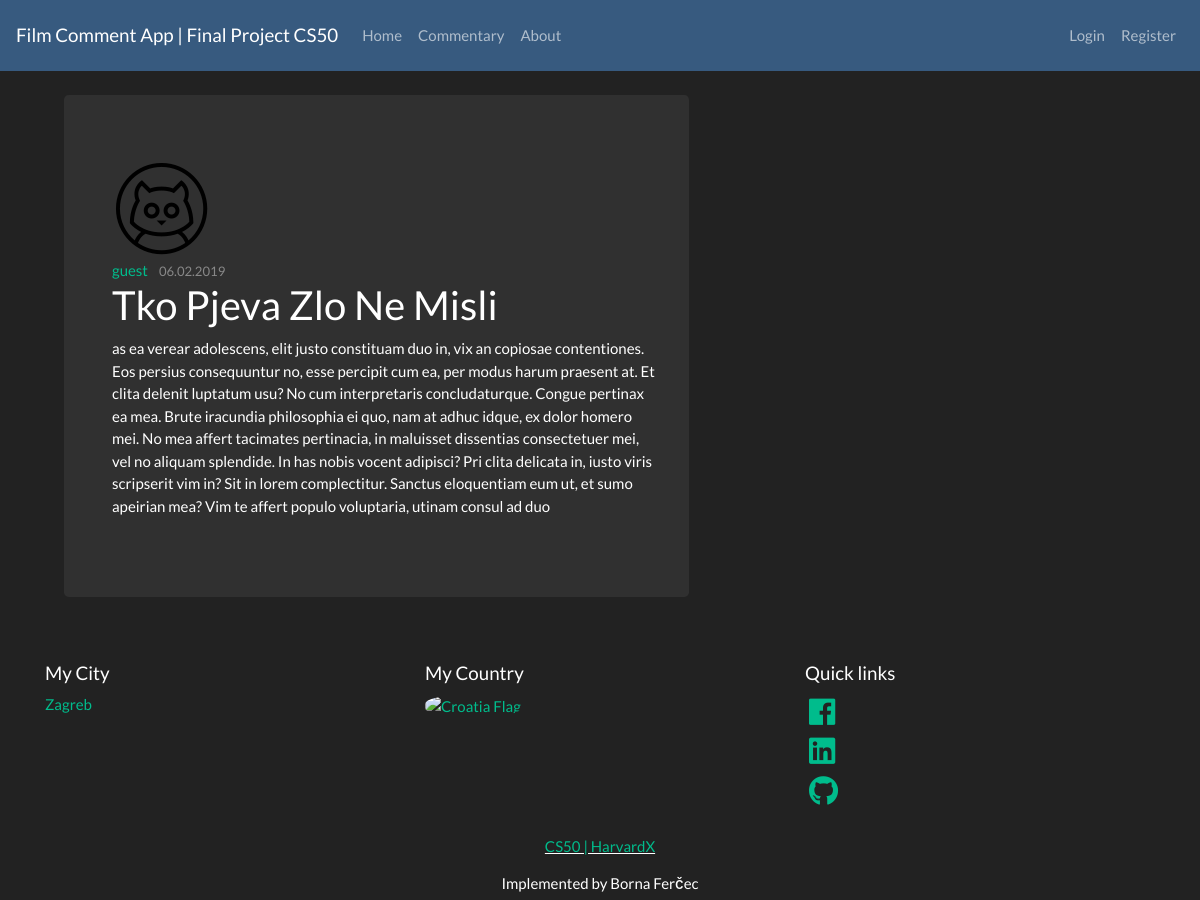
Screenshot of /post/2 with the database file from the repository.
### final_project/models.py (models this page shows, shortened)
class User(db.Model, UserMixin):
    id = db.Column(db.Integer, primary_key=True)
    username = db.Column(db.String(20), unique=True, nullable=False)
    email = db.Column(db.String(120), unique=True, nullable=False)
    image_file = db.Column(db.String(20), nullable=False, default='default.png')
    password = db.Column(db.String(60), nullable=False)
    posts = db.relationship('Post', backref='author', lazy=True)

class Post(db.Model):
    id = db.Column(db.Integer, primary_key=True)
    title = db.Column(db.String(100), nullable=False)
    date_posted = db.Column(db.DateTime, nullable=False, default=datetime.utcnow())
    content = db.Column(db.Text, nullable=False)
    user_id = db.Column(db.Integer, db.ForeignKey('user.id'), nullable=False)

### final_project/routes.py (the view)
@app.route("/post/<int:post_id>")
def post(post_id):
    post = Post.query.get_or_404(post_id)
    return render_template('post.html', title=post.title, post=post)

### final_project/templates/post.html (shortened to what this page needs)
{% extends "index.html" %}
{% block content %}
<div class="content-section col-md-10 pl-5 mt-4">
    <div class="jumbotron content-section col-md-8 pl-5 mt-3 ml-3">
        <img class="rounded-circle article-img" src="{{ url_for('static', filename='profile_pics/' + post.author.image_file) }}">
        <div class="media-body">
            <div class="article-metadata">
            <a class="mr-2" href="{{ url_for('user_posts', username=post.author.username )}}">{{ post.author.username }}</a>
            <small class="text-muted">{{ post.date_posted.strftime('%d.%m.%Y') }}</small>
            </div>
            <h2 class="article-title">{{ post.title }}</a></h2>
            <p class="article-content">{{ post.content }}</p>
        </div>
    </div>
</div>
{% endblock content %}

### rows the page displays
User: image_file (placeholder picture), author.username "guest"
Post: date_posted "06.02.2019", title "Tko Pjeva Zlo Ne Misli", content "as ea verear adolescens, elit justo constituam duo in, vix an copiosae contentiones. Eos persius consequuntur no, esse percipit cum ea, per modus harum praesent at. Et clita delenit luptatum usu? No cum interpretaris concludaturque. Congue pertinax ea mea. Brute iracundia philosophia ei quo, nam at adhuc idque, ex dolor homero mei. No mea affert tacimates pertinacia, in maluisset dissentias consectetuer mei, vel no aliquam splendide. In has nobis vocent adipisci? Pri clita delicata in, iusto viris scripserit vim in? Sit in lorem complectitur. Sanctus eloquentiam eum ut, et sumo apeirian mea? Vim te affert populo voluptaria, utinam consul ad duo"
